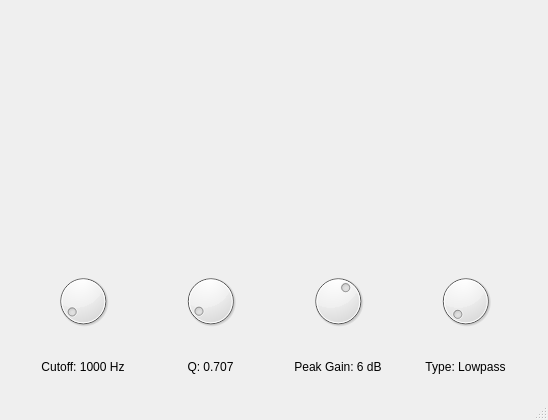
<?xml version="1.0" encoding="UTF-8"?>
<ui version="4.0">
 <class>MainWindow</class>
 <widget class="QMainWindow" name="MainWindow">
  <property name="geometry">
   <rect>
    <x>0</x>
    <y>0</y>
    <width>548</width>
    <height>420</height>
   </rect>
  </property>
  <property name="windowTitle">
   <string>QCustomPlot plot examples</string>
  </property>
  <widget class="QWidget" name="centralWidget">
   <layout class="QVBoxLayout" name="verticalLayout">
    <item>
     <widget class="QCustomPlot" name="customPlot" native="true"/>
    </item>
    <item>
     <widget class="QWidget" name="dialWidget" native="true">
      <property name="maximumSize">
       <size>
        <width>16777215</width>
        <height>80</height>
       </size>
      </property>
      <layout class="QHBoxLayout" name="horizontalLayout">
       <item>
        <widget class="QDial" name="inputCutoff">
         <property name="minimum">
          <number>20</number>
         </property>
         <property name="maximum">
          <number>20000</number>
         </property>
         <property name="value">
          <number>1000</number>
         </property>
        </widget>
       </item>
       <item>
        <widget class="QDial" name="inputQ">
         <property name="minimum">
          <number>100</number>
         </property>
         <property name="maximum">
          <number>10000</number>
         </property>
         <property name="value">
          <number>707</number>
         </property>
        </widget>
       </item>
       <item>
        <widget class="QDial" name="inputPeakGain">
         <property name="minimum">
          <number>-30</number>
         </property>
         <property name="maximum">
          <number>30</number>
         </property>
         <property name="value">
          <number>6</number>
         </property>
        </widget>
       </item>
       <item>
        <widget class="QDial" name="inputFilterType">
         <property name="maximum">
          <number>6</number>
         </property>
        </widget>
       </item>
      </layout>
     </widget>
    </item>
    <item>
     <widget class="QWidget" name="labelWidget" native="true">
      <property name="maximumSize">
       <size>
        <width>16777215</width>
        <height>40</height>
       </size>
      </property>
      <layout class="QHBoxLayout" name="horizontalLayout_2">
       <item>
        <widget class="QLabel" name="labelCutoff">
         <property name="text">
          <string>Cutoff: 1000 Hz</string>
         </property>
         <property name="alignment">
          <set>Qt::AlignCenter</set>
         </property>
        </widget>
       </item>
       <item>
        <widget class="QLabel" name="labelQ">
         <property name="text">
          <string>Q: 0.707</string>
         </property>
         <property name="alignment">
          <set>Qt::AlignCenter</set>
         </property>
        </widget>
       </item>
       <item>
        <widget class="QLabel" name="labelPeakGain">
         <property name="text">
          <string>Peak Gain: 6 dB</string>
         </property>
         <property name="alignment">
          <set>Qt::AlignCenter</set>
         </property>
        </widget>
       </item>
       <item>
        <widget class="QLabel" name="labelFilterType">
         <property name="text">
          <string>Type: Lowpass</string>
         </property>
         <property name="alignment">
          <set>Qt::AlignCenter</set>
         </property>
        </widget>
       </item>
      </layout>
     </widget>
    </item>
   </layout>
  </widget>
  <widget class="QStatusBar" name="statusBar"/>
 </widget>
 <layoutdefault spacing="6" margin="11"/>
 <customwidgets>
  <customwidget>
   <class>QCustomPlot</class>
   <extends>QWidget</extends>
   <header>../qcustomplot/qcustomplot.h</header>
   <container>1</container>
  </customwidget>
 </customwidgets>
 <resources/>
 <connections/>
</ui>
